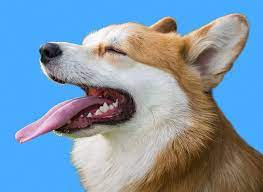
//> input picture code/dog.jpeg, 263 x 192 px
$ ./practice1   (built with g++ and OpenCV 4)
//> lines starting //> are read from the running program, lines starting //| are printed output that depends on the picture; after the words box and inside, x2 and y2 are one past the last pixel; in counts of white or black regions, pixels touching at a corner belong together
#include <opencv2/imgcodecs.hpp>
#include <opencv2/highgui.hpp>
#include <opencv2/imgproc.hpp>
#include <iostream>

using namespace std;
using namespace cv;

int main()
{
    /* Importing Images */
    string path = "../dog.jpeg";
    Mat img = imread(path);
//> img is the input picture: 192 rows x 263 cols, CV_8UC3; mean B, G, R 175.1, 150.6, 123.1
    Mat imgGray, imgBlur, imgCanny, imgDil, imgErode;

    cvtColor(img, imgGray, COLOR_BGR2GRAY);
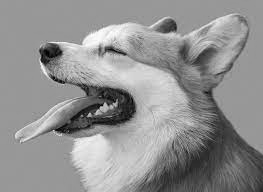
//> imgGray: 192 rows x 263 cols, CV_8UC1; min 1, max 255, mean 145.2
    GaussianBlur(img, imgBlur, Size(7, 7), 5, 0);
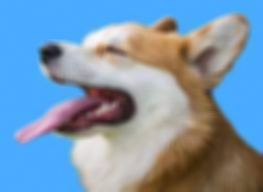
//> imgBlur: 192 rows x 263 cols, CV_8UC3; mean B, G, R 175.1, 150.6, 123.1
    Canny(imgBlur, imgCanny, 50, 150);
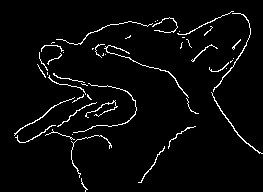
//> imgCanny: 192 rows x 263 cols, CV_8UC1; 3.5% white in thin lines or dots, all inside (x1, y1, x2, y2) = (14, 11, 263, 192)

    Mat kernel = getStructuringElement(MORPH_RECT, Size(3, 3));
    dilate(imgCanny, imgDil, kernel);
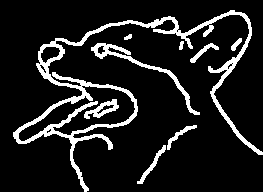
//> imgDil: 192 rows x 263 cols, CV_8UC1; 11.7% white; 9 white regions, largest, box (x1, y1, x2, y2) and area: (13, 10, 263, 192) 4317, (91, 43, 200, 115) 701, (84, 99, 119, 119) 276
    erode(imgDil, imgErode, kernel);
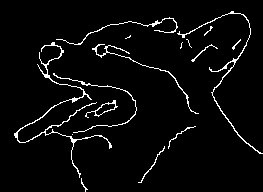
//> imgErode: 192 rows x 263 cols, CV_8UC1; 3.9% white in thin lines or dots, all inside (x1, y1, x2, y2) = (14, 11, 263, 192)

    imshow("Image", img);
    imshow("Image Gray", imgGray);
    imshow("Image Blur", imgBlur);
    imshow("Image Canny", imgCanny);
    imshow("Image Dilate", imgDil);
    imshow("Image Erode", imgErode);
    waitKey(0);
}
